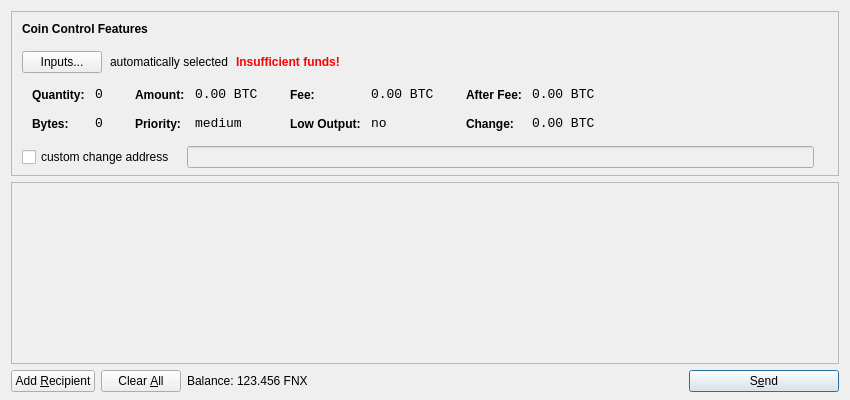
<?xml version="1.0" encoding="UTF-8"?>
<ui version="4.0">
 <class>SendCoinsDialog</class>
 <widget class="QDialog" name="SendCoinsDialog">
  <property name="geometry">
   <rect>
    <x>0</x>
    <y>0</y>
    <width>850</width>
    <height>400</height>
   </rect>
  </property>
  <property name="windowTitle">
   <string>Send Coins</string>
  </property>
  <layout class="QVBoxLayout" name="verticalLayout" stretch="0,1,0">
   <property name="bottomMargin">
    <number>8</number>
   </property>
   <item>
    <widget class="QFrame" name="frameCoinControl">
     <property name="sizePolicy">
      <sizepolicy hsizetype="Expanding" vsizetype="Expanding">
       <horstretch>0</horstretch>
       <verstretch>0</verstretch>
      </sizepolicy>
     </property>
     <property name="maximumSize">
      <size>
       <width>16777215</width>
       <height>16777215</height>
      </size>
     </property>
     <property name="frameShape">
      <enum>QFrame::StyledPanel</enum>
     </property>
     <property name="frameShadow">
      <enum>QFrame::Sunken</enum>
     </property>
     <layout class="QVBoxLayout" name="verticalLayoutCoinControl2">
      <property name="spacing">
       <number>-1</number>
      </property>
      <property name="leftMargin">
       <number>0</number>
      </property>
      <property name="topMargin">
       <number>0</number>
      </property>
      <property name="rightMargin">
       <number>0</number>
      </property>
      <property name="bottomMargin">
       <number>6</number>
      </property>
      <item>
       <layout class="QVBoxLayout" name="verticalLayoutCoinControl" stretch="0,0,0,0,1">
        <property name="spacing">
         <number>0</number>
        </property>
        <property name="leftMargin">
         <number>10</number>
        </property>
        <property name="topMargin">
         <number>10</number>
        </property>
        <item>
         <layout class="QHBoxLayout" name="horizontalLayoutCoinControl1">
          <property name="bottomMargin">
           <number>15</number>
          </property>
          <item>
           <widget class="QLabel" name="labelCoinControlFeatures">
            <property name="sizePolicy">
             <sizepolicy hsizetype="Preferred" vsizetype="Maximum">
              <horstretch>0</horstretch>
              <verstretch>0</verstretch>
             </sizepolicy>
            </property>
            <property name="font">
             <font>
              <weight>75</weight>
              <bold>true</bold>
             </font>
            </property>
            <property name="styleSheet">
             <string notr="true">font-weight:bold;</string>
            </property>
            <property name="text">
             <string>Coin Control Features</string>
            </property>
           </widget>
          </item>
         </layout>
        </item>
        <item>
         <layout class="QHBoxLayout" name="horizontalLayoutCoinControl2" stretch="0,0,0,0">
          <property name="spacing">
           <number>8</number>
          </property>
          <property name="bottomMargin">
           <number>10</number>
          </property>
          <item>
           <widget class="QPushButton" name="pushButtonCoinControl">
            <property name="styleSheet">
             <string notr="true"/>
            </property>
            <property name="text">
             <string>Inputs...</string>
            </property>
           </widget>
          </item>
          <item>
           <widget class="QLabel" name="labelCoinControlAutomaticallySelected">
            <property name="text">
             <string>automatically selected</string>
            </property>
            <property name="margin">
             <number>5</number>
            </property>
           </widget>
          </item>
          <item>
           <widget class="QLabel" name="labelCoinControlInsuffFunds">
            <property name="font">
             <font>
              <weight>75</weight>
              <bold>true</bold>
             </font>
            </property>
            <property name="styleSheet">
             <string notr="true">color:red;font-weight:bold;</string>
            </property>
            <property name="text">
             <string>Insufficient funds!</string>
            </property>
            <property name="margin">
             <number>5</number>
            </property>
           </widget>
          </item>
          <item>
           <spacer name="horizontalSpacerCoinControl">
            <property name="orientation">
             <enum>Qt::Horizontal</enum>
            </property>
            <property name="sizeHint" stdset="0">
             <size>
              <width>40</width>
              <height>1</height>
             </size>
            </property>
           </spacer>
          </item>
         </layout>
        </item>
        <item>
         <widget class="QWidget" name="widgetCoinControl" native="true">
          <property name="sizePolicy">
           <sizepolicy hsizetype="Preferred" vsizetype="Preferred">
            <horstretch>0</horstretch>
            <verstretch>0</verstretch>
           </sizepolicy>
          </property>
          <property name="minimumSize">
           <size>
            <width>0</width>
            <height>0</height>
           </size>
          </property>
          <property name="styleSheet">
           <string notr="true"/>
          </property>
          <layout class="QHBoxLayout" name="horizontalLayoutCoinControl5">
           <property name="margin">
            <number>0</number>
           </property>
           <item>
            <layout class="QHBoxLayout" name="horizontalLayoutCoinControl3" stretch="0,0,0,1">
             <property name="spacing">
              <number>20</number>
             </property>
             <property name="topMargin">
              <number>0</number>
             </property>
             <property name="bottomMargin">
              <number>10</number>
             </property>
             <item>
              <layout class="QFormLayout" name="formLayoutCoinControl1">
               <property name="horizontalSpacing">
                <number>10</number>
               </property>
               <property name="verticalSpacing">
                <number>14</number>
               </property>
               <property name="leftMargin">
                <number>10</number>
               </property>
               <property name="topMargin">
                <number>4</number>
               </property>
               <property name="rightMargin">
                <number>6</number>
               </property>
               <item row="0" column="0">
                <widget class="QLabel" name="labelCoinControlQuantityText">
                 <property name="styleSheet">
                  <string notr="true">font-weight:bold;</string>
                 </property>
                 <property name="text">
                  <string>Quantity:</string>
                 </property>
                 <property name="margin">
                  <number>0</number>
                 </property>
                </widget>
               </item>
               <item row="0" column="1">
                <widget class="QLabel" name="labelCoinControlQuantity">
                 <property name="font">
                  <font>
                   <family>Monospace</family>
                   <pointsize>10</pointsize>
                  </font>
                 </property>
                 <property name="cursor">
                  <cursorShape>IBeamCursor</cursorShape>
                 </property>
                 <property name="contextMenuPolicy">
                  <enum>Qt::ActionsContextMenu</enum>
                 </property>
                 <property name="text">
                  <string notr="true">0</string>
                 </property>
                 <property name="margin">
                  <number>0</number>
                 </property>
                 <property name="textInteractionFlags">
                  <set>Qt::LinksAccessibleByMouse|Qt::TextSelectableByKeyboard|Qt::TextSelectableByMouse</set>
                 </property>
                </widget>
               </item>
               <item row="1" column="0">
                <widget class="QLabel" name="labelCoinControlBytesText">
                 <property name="styleSheet">
                  <string notr="true">font-weight:bold;</string>
                 </property>
                 <property name="text">
                  <string>Bytes:</string>
                 </property>
                </widget>
               </item>
               <item row="1" column="1">
                <widget class="QLabel" name="labelCoinControlBytes">
                 <property name="font">
                  <font>
                   <family>Monospace</family>
                   <pointsize>10</pointsize>
                  </font>
                 </property>
                 <property name="cursor">
                  <cursorShape>IBeamCursor</cursorShape>
                 </property>
                 <property name="contextMenuPolicy">
                  <enum>Qt::ActionsContextMenu</enum>
                 </property>
                 <property name="text">
                  <string notr="true">0</string>
                 </property>
                 <property name="textInteractionFlags">
                  <set>Qt::LinksAccessibleByMouse|Qt::TextSelectableByKeyboard|Qt::TextSelectableByMouse</set>
                 </property>
                </widget>
               </item>
              </layout>
             </item>
             <item>
              <layout class="QFormLayout" name="formLayoutCoinControl2">
               <property name="horizontalSpacing">
                <number>10</number>
               </property>
               <property name="verticalSpacing">
                <number>14</number>
               </property>
               <property name="leftMargin">
                <number>6</number>
               </property>
               <property name="topMargin">
                <number>4</number>
               </property>
               <property name="rightMargin">
                <number>6</number>
               </property>
               <item row="0" column="0">
                <widget class="QLabel" name="labelCoinControlAmountText">
                 <property name="styleSheet">
                  <string notr="true">font-weight:bold;</string>
                 </property>
                 <property name="text">
                  <string>Amount:</string>
                 </property>
                 <property name="margin">
                  <number>0</number>
                 </property>
                </widget>
               </item>
               <item row="0" column="1">
                <widget class="QLabel" name="labelCoinControlAmount">
                 <property name="font">
                  <font>
                   <family>Monospace</family>
                   <pointsize>10</pointsize>
                  </font>
                 </property>
                 <property name="cursor">
                  <cursorShape>IBeamCursor</cursorShape>
                 </property>
                 <property name="contextMenuPolicy">
                  <enum>Qt::ActionsContextMenu</enum>
                 </property>
                 <property name="text">
                  <string notr="true">0.00 BTC</string>
                 </property>
                 <property name="textInteractionFlags">
                  <set>Qt::LinksAccessibleByMouse|Qt::TextSelectableByKeyboard|Qt::TextSelectableByMouse</set>
                 </property>
                </widget>
               </item>
               <item row="1" column="0">
                <widget class="QLabel" name="labelCoinControlPriorityText">
                 <property name="styleSheet">
                  <string notr="true">font-weight:bold;</string>
                 </property>
                 <property name="text">
                  <string>Priority:</string>
                 </property>
                </widget>
               </item>
               <item row="1" column="1">
                <widget class="QLabel" name="labelCoinControlPriority">
                 <property name="font">
                  <font>
                   <family>Monospace</family>
                   <pointsize>10</pointsize>
                  </font>
                 </property>
                 <property name="cursor">
                  <cursorShape>IBeamCursor</cursorShape>
                 </property>
                 <property name="contextMenuPolicy">
                  <enum>Qt::ActionsContextMenu</enum>
                 </property>
                 <property name="text">
                  <string>medium</string>
                 </property>
                 <property name="textInteractionFlags">
                  <set>Qt::LinksAccessibleByMouse|Qt::TextSelectableByKeyboard|Qt::TextSelectableByMouse</set>
                 </property>
                </widget>
               </item>
              </layout>
             </item>
             <item>
              <layout class="QFormLayout" name="formLayoutCoinControl3">
               <property name="horizontalSpacing">
                <number>10</number>
               </property>
               <property name="verticalSpacing">
                <number>14</number>
               </property>
               <property name="leftMargin">
                <number>6</number>
               </property>
               <property name="topMargin">
                <number>4</number>
               </property>
               <property name="rightMargin">
                <number>6</number>
               </property>
               <item row="0" column="0">
                <widget class="QLabel" name="labelCoinControlFeeText">
                 <property name="styleSheet">
                  <string notr="true">font-weight:bold;</string>
                 </property>
                 <property name="text">
                  <string>Fee:</string>
                 </property>
                 <property name="margin">
                  <number>0</number>
                 </property>
                </widget>
               </item>
               <item row="0" column="1">
                <widget class="QLabel" name="labelCoinControlFee">
                 <property name="font">
                  <font>
                   <family>Monospace</family>
                   <pointsize>10</pointsize>
                  </font>
                 </property>
                 <property name="cursor">
                  <cursorShape>IBeamCursor</cursorShape>
                 </property>
                 <property name="contextMenuPolicy">
                  <enum>Qt::ActionsContextMenu</enum>
                 </property>
                 <property name="text">
                  <string notr="true">0.00 BTC</string>
                 </property>
                 <property name="textInteractionFlags">
                  <set>Qt::LinksAccessibleByMouse|Qt::TextSelectableByKeyboard|Qt::TextSelectableByMouse</set>
                 </property>
                </widget>
               </item>
               <item row="1" column="0">
                <widget class="QLabel" name="labelCoinControlLowOutputText">
                 <property name="styleSheet">
                  <string notr="true">font-weight:bold;</string>
                 </property>
                 <property name="text">
                  <string>Low Output:</string>
                 </property>
                </widget>
               </item>
               <item row="1" column="1">
                <widget class="QLabel" name="labelCoinControlLowOutput">
                 <property name="font">
                  <font>
                   <family>Monospace</family>
                   <pointsize>10</pointsize>
                  </font>
                 </property>
                 <property name="cursor">
                  <cursorShape>IBeamCursor</cursorShape>
                 </property>
                 <property name="contextMenuPolicy">
                  <enum>Qt::ActionsContextMenu</enum>
                 </property>
                 <property name="text">
                  <string>no</string>
                 </property>
                 <property name="textInteractionFlags">
                  <set>Qt::LinksAccessibleByMouse|Qt::TextSelectableByKeyboard|Qt::TextSelectableByMouse</set>
                 </property>
                </widget>
               </item>
              </layout>
             </item>
             <item>
              <layout class="QFormLayout" name="formLayoutCoinControl4">
               <property name="horizontalSpacing">
                <number>10</number>
               </property>
               <property name="verticalSpacing">
                <number>14</number>
               </property>
               <property name="leftMargin">
                <number>6</number>
               </property>
               <property name="topMargin">
                <number>4</number>
               </property>
               <property name="rightMargin">
                <number>6</number>
               </property>
               <item row="0" column="0">
                <widget class="QLabel" name="labelCoinControlAfterFeeText">
                 <property name="styleSheet">
                  <string notr="true">font-weight:bold;</string>
                 </property>
                 <property name="text">
                  <string>After Fee:</string>
                 </property>
                 <property name="margin">
                  <number>0</number>
                 </property>
                </widget>
               </item>
               <item row="0" column="1">
                <widget class="QLabel" name="labelCoinControlAfterFee">
                 <property name="font">
                  <font>
                   <family>Monospace</family>
                   <pointsize>10</pointsize>
                  </font>
                 </property>
                 <property name="cursor">
                  <cursorShape>IBeamCursor</cursorShape>
                 </property>
                 <property name="contextMenuPolicy">
                  <enum>Qt::ActionsContextMenu</enum>
                 </property>
                 <property name="text">
                  <string notr="true">0.00 BTC</string>
                 </property>
                 <property name="textInteractionFlags">
                  <set>Qt::LinksAccessibleByMouse|Qt::TextSelectableByKeyboard|Qt::TextSelectableByMouse</set>
                 </property>
                </widget>
               </item>
               <item row="1" column="0">
                <widget class="QLabel" name="labelCoinControlChangeText">
                 <property name="styleSheet">
                  <string notr="true">font-weight:bold;</string>
                 </property>
                 <property name="text">
                  <string>Change:</string>
                 </property>
                </widget>
               </item>
               <item row="1" column="1">
                <widget class="QLabel" name="labelCoinControlChange">
                 <property name="font">
                  <font>
                   <family>Monospace</family>
                   <pointsize>10</pointsize>
                  </font>
                 </property>
                 <property name="cursor">
                  <cursorShape>IBeamCursor</cursorShape>
                 </property>
                 <property name="contextMenuPolicy">
                  <enum>Qt::ActionsContextMenu</enum>
                 </property>
                 <property name="text">
                  <string notr="true">0.00 BTC</string>
                 </property>
                 <property name="textInteractionFlags">
                  <set>Qt::LinksAccessibleByMouse|Qt::TextSelectableByKeyboard|Qt::TextSelectableByMouse</set>
                 </property>
                </widget>
               </item>
              </layout>
             </item>
            </layout>
           </item>
          </layout>
         </widget>
        </item>
        <item>
         <layout class="QHBoxLayout" name="horizontalLayoutCoinControl4" stretch="0,0,0">
          <property name="spacing">
           <number>12</number>
          </property>
          <property name="sizeConstraint">
           <enum>QLayout::SetDefaultConstraint</enum>
          </property>
          <property name="topMargin">
           <number>5</number>
          </property>
          <property name="rightMargin">
           <number>5</number>
          </property>
          <item>
           <widget class="QCheckBox" name="checkBoxCoinControlChange">
            <property name="text">
             <string>custom change address</string>
            </property>
           </widget>
          </item>
          <item>
           <widget class="QLineEdit" name="lineEditCoinControlChange">
            <property name="enabled">
             <bool>false</bool>
            </property>
            <property name="sizePolicy">
             <sizepolicy hsizetype="Expanding" vsizetype="Fixed">
              <horstretch>0</horstretch>
              <verstretch>0</verstretch>
             </sizepolicy>
            </property>
           </widget>
          </item>
          <item>
           <widget class="QLabel" name="labelCoinControlChangeLabel">
            <property name="sizePolicy">
             <sizepolicy hsizetype="Preferred" vsizetype="Expanding">
              <horstretch>0</horstretch>
              <verstretch>0</verstretch>
             </sizepolicy>
            </property>
            <property name="minimumSize">
             <size>
              <width>0</width>
              <height>0</height>
             </size>
            </property>
            <property name="text">
             <string/>
            </property>
            <property name="margin">
             <number>3</number>
            </property>
           </widget>
          </item>
         </layout>
        </item>
        <item>
         <spacer name="verticalSpacerCoinControl">
          <property name="orientation">
           <enum>Qt::Vertical</enum>
          </property>
          <property name="sizeHint" stdset="0">
           <size>
            <width>800</width>
            <height>1</height>
           </size>
          </property>
         </spacer>
        </item>
       </layout>
      </item>
     </layout>
    </widget>
   </item>
   <item>
    <widget class="QScrollArea" name="scrollArea">
     <property name="widgetResizable">
      <bool>true</bool>
     </property>
     <widget class="QWidget" name="scrollAreaWidgetContents">
      <property name="geometry">
       <rect>
        <x>0</x>
        <y>0</y>
        <width>830</width>
        <height>165</height>
       </rect>
      </property>
      <layout class="QVBoxLayout" name="verticalLayout_2">
       <property name="margin">
        <number>0</number>
       </property>
       <item>
        <layout class="QVBoxLayout" name="entries">
         <property name="spacing">
          <number>6</number>
         </property>
        </layout>
       </item>
       <item>
        <spacer name="verticalSpacer">
         <property name="orientation">
          <enum>Qt::Vertical</enum>
         </property>
         <property name="sizeHint" stdset="0">
          <size>
           <width>20</width>
           <height>40</height>
          </size>
         </property>
        </spacer>
       </item>
      </layout>
     </widget>
    </widget>
   </item>
   <item>
    <layout class="QHBoxLayout" name="horizontalLayout">
     <item>
      <widget class="QPushButton" name="addButton">
       <property name="toolTip">
        <string>Send to multiple recipients at once</string>
       </property>
       <property name="text">
        <string>Add &amp;Recipient</string>
       </property>
       <property name="icon">
        <iconset resource="../bitcoin.qrc">
         <normaloff>:/icons/add</normaloff>:/icons/add</iconset>
       </property>
       <property name="autoDefault">
        <bool>false</bool>
       </property>
      </widget>
     </item>
     <item>
      <widget class="QPushButton" name="clearButton">
       <property name="sizePolicy">
        <sizepolicy hsizetype="Minimum" vsizetype="Fixed">
         <horstretch>0</horstretch>
         <verstretch>0</verstretch>
        </sizepolicy>
       </property>
       <property name="toolTip">
        <string>Remove all transaction fields</string>
       </property>
       <property name="text">
        <string>Clear &amp;All</string>
       </property>
       <property name="icon">
        <iconset resource="../bitcoin.qrc">
         <normaloff>:/icons/remove</normaloff>:/icons/remove</iconset>
       </property>
       <property name="autoRepeatDelay">
        <number>300</number>
       </property>
       <property name="autoDefault">
        <bool>false</bool>
       </property>
      </widget>
     </item>
     <item>
      <layout class="QHBoxLayout" name="horizontalLayout_2">
       <property name="spacing">
        <number>3</number>
       </property>
       <item>
        <widget class="QLabel" name="label">
         <property name="text">
          <string>Balance:</string>
         </property>
        </widget>
       </item>
       <item>
        <widget class="QLabel" name="labelBalance">
         <property name="cursor">
          <cursorShape>IBeamCursor</cursorShape>
         </property>
         <property name="text">
          <string>123.456 FNX</string>
         </property>
         <property name="textInteractionFlags">
          <set>Qt::LinksAccessibleByMouse|Qt::TextSelectableByKeyboard|Qt::TextSelectableByMouse</set>
         </property>
        </widget>
       </item>
      </layout>
     </item>
     <item>
      <spacer name="horizontalSpacer">
       <property name="orientation">
        <enum>Qt::Horizontal</enum>
       </property>
       <property name="sizeHint" stdset="0">
        <size>
         <width>40</width>
         <height>20</height>
        </size>
       </property>
      </spacer>
     </item>
     <item>
      <widget class="QPushButton" name="sendButton">
       <property name="minimumSize">
        <size>
         <width>150</width>
         <height>0</height>
        </size>
       </property>
       <property name="toolTip">
        <string>Confirm the send action</string>
       </property>
       <property name="text">
        <string>S&amp;end</string>
       </property>
       <property name="icon">
        <iconset resource="../bitcoin.qrc">
         <normaloff>:/icons/send</normaloff>:/icons/send</iconset>
       </property>
       <property name="default">
        <bool>true</bool>
       </property>
      </widget>
     </item>
    </layout>
   </item>
  </layout>
 </widget>
 <resources>
  <include location="../bitcoin.qrc"/>
 </resources>
 <connections/>
</ui>
